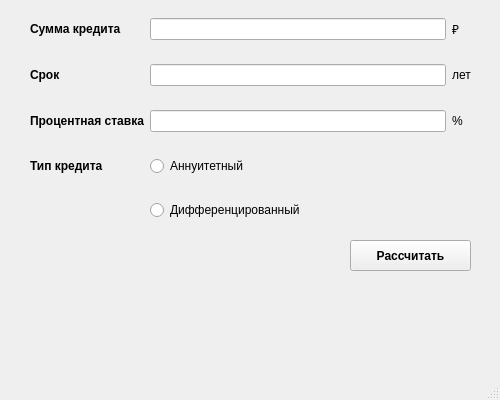
<?xml version="1.0" encoding="UTF-8"?>
<ui version="4.0">
 <class>Credit</class>
 <widget class="QMainWindow" name="CreditWindow">
  <property name="geometry">
   <rect>
    <x>0</x>
    <y>0</y>
    <width>500</width>
    <height>400</height>
   </rect>
  </property>
  <property name="windowTitle">
   <string>MainWindow</string>
  </property>
  <widget class="QWidget" name="centralwidget">
   <widget class="QWidget" name="gridLayoutWidget">
    <property name="geometry">
     <rect>
      <x>30</x>
      <y>0</y>
      <width>441</width>
      <height>241</height>
     </rect>
    </property>
    <layout class="QGridLayout" name="gridLayout">
     <item row="2" column="1">
      <widget class="QLineEdit" name="credit_percent"/>
     </item>
     <item row="2" column="0">
      <widget class="QLabel" name="label_3">
       <property name="font">
        <font>
         <bold>true</bold>
        </font>
       </property>
       <property name="text">
        <string>Процентная ставка</string>
       </property>
      </widget>
     </item>
     <item row="2" column="2">
      <widget class="QLabel" name="label_6">
       <property name="text">
        <string>%</string>
       </property>
      </widget>
     </item>
     <item row="0" column="0">
      <widget class="QLabel" name="label">
       <property name="font">
        <font>
         <bold>true</bold>
        </font>
       </property>
       <property name="text">
        <string>Сумма кредита</string>
       </property>
      </widget>
     </item>
     <item row="0" column="2">
      <widget class="QLabel" name="label_5">
       <property name="text">
        <string>₽</string>
       </property>
      </widget>
     </item>
     <item row="1" column="1">
      <widget class="QLineEdit" name="credit_term"/>
     </item>
     <item row="0" column="1">
      <widget class="QLineEdit" name="credit_sum"/>
     </item>
     <item row="1" column="0">
      <widget class="QLabel" name="label_2">
       <property name="font">
        <font>
         <bold>true</bold>
        </font>
       </property>
       <property name="text">
        <string>Срок</string>
       </property>
      </widget>
     </item>
     <item row="3" column="0">
      <widget class="QLabel" name="label_4">
       <property name="font">
        <font>
         <bold>true</bold>
        </font>
       </property>
       <property name="text">
        <string>Тип кредита</string>
       </property>
      </widget>
     </item>
     <item row="3" column="1" colspan="2">
      <widget class="QRadioButton" name="credit_type_1">
       <property name="text">
        <string>Аннуитетный</string>
       </property>
      </widget>
     </item>
     <item row="4" column="1" colspan="2">
      <widget class="QRadioButton" name="credit_type_2">
       <property name="text">
        <string>Дифференцированный</string>
       </property>
      </widget>
     </item>
     <item row="1" column="2">
      <widget class="QLabel" name="label_7">
       <property name="text">
        <string>лет</string>
       </property>
      </widget>
     </item>
    </layout>
   </widget>
   <widget class="QPushButton" name="run_count">
    <property name="geometry">
     <rect>
      <x>350</x>
      <y>240</y>
      <width>121</width>
      <height>31</height>
     </rect>
    </property>
    <property name="font">
     <font>
      <bold>true</bold>
     </font>
    </property>
    <property name="text">
     <string>Рассчитать</string>
    </property>
   </widget>
   <widget class="QWidget" name="formLayoutWidget">
    <property name="geometry">
     <rect>
      <x>30</x>
      <y>280</y>
      <width>441</width>
      <height>81</height>
     </rect>
    </property>
    <layout class="QFormLayout" name="formLayout">
     <item row="1" column="0">
      <widget class="QLabel" name="overpayment_1">
       <property name="font">
        <font>
         <bold>true</bold>
        </font>
       </property>
       <property name="text">
        <string/>
       </property>
      </widget>
     </item>
     <item row="2" column="0">
      <widget class="QLabel" name="total_sum_1">
       <property name="font">
        <font>
         <bold>true</bold>
        </font>
       </property>
       <property name="text">
        <string/>
       </property>
      </widget>
     </item>
     <item row="0" column="0">
      <widget class="QLabel" name="payment_1">
       <property name="font">
        <font>
         <bold>true</bold>
        </font>
       </property>
       <property name="text">
        <string/>
       </property>
      </widget>
     </item>
     <item row="0" column="1">
      <widget class="QLabel" name="payment_2">
       <property name="text">
        <string/>
       </property>
      </widget>
     </item>
     <item row="1" column="1">
      <widget class="QLabel" name="overpayment_2">
       <property name="text">
        <string/>
       </property>
      </widget>
     </item>
     <item row="2" column="1">
      <widget class="QLabel" name="total_sum_2">
       <property name="text">
        <string/>
       </property>
      </widget>
     </item>
    </layout>
   </widget>
  </widget>
  <widget class="QStatusBar" name="statusbar"/>
 </widget>
 <resources/>
 <connections/>
</ui>
